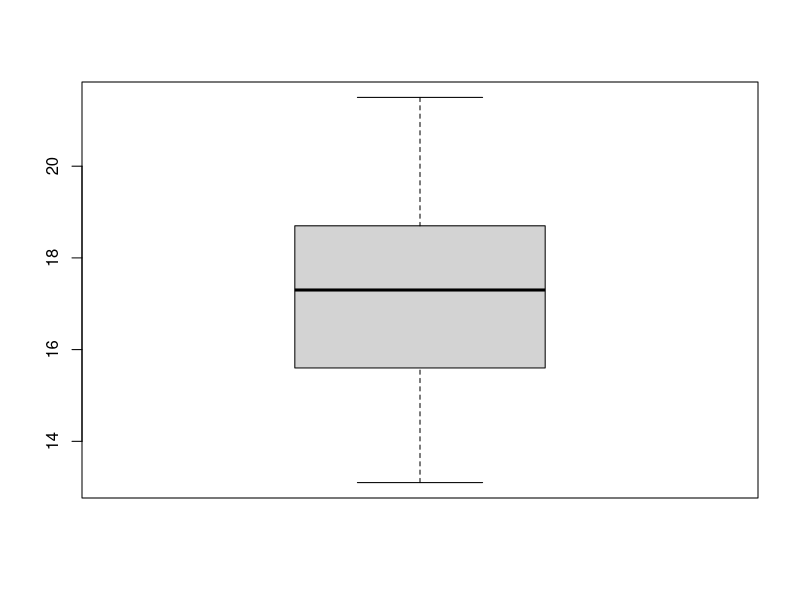
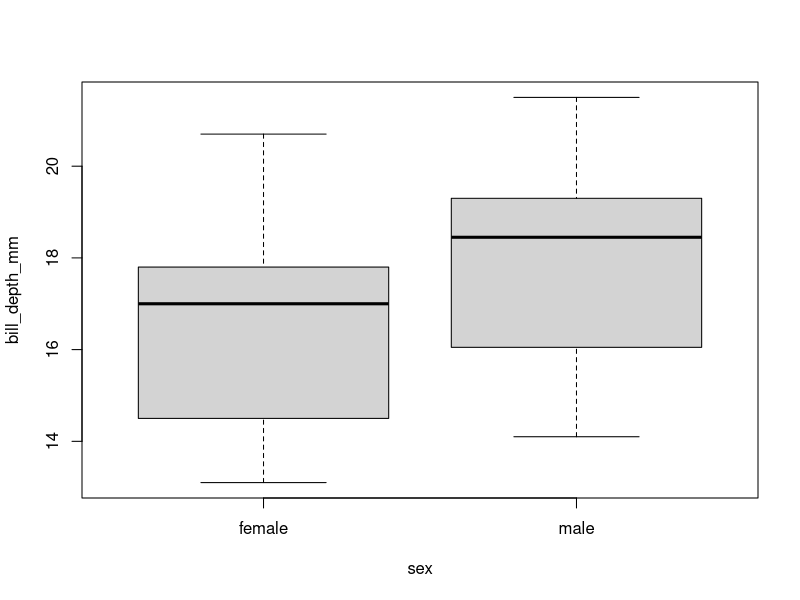
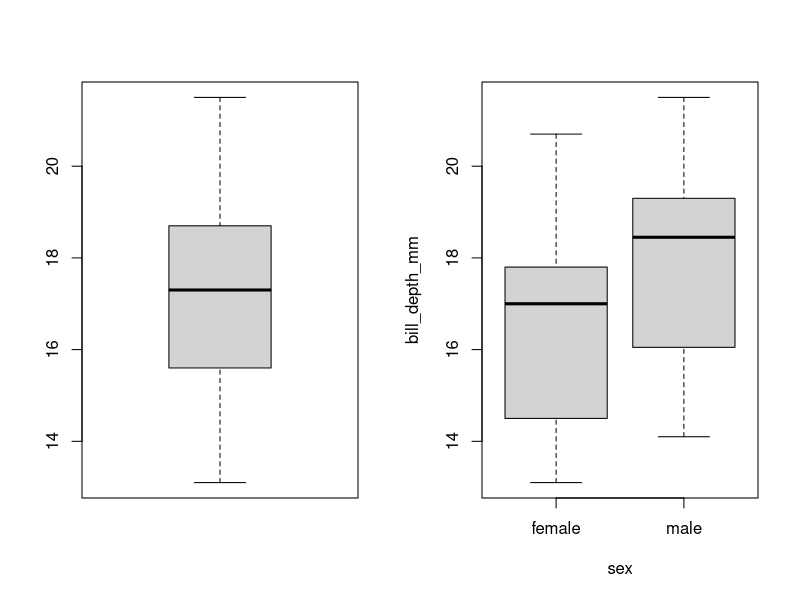
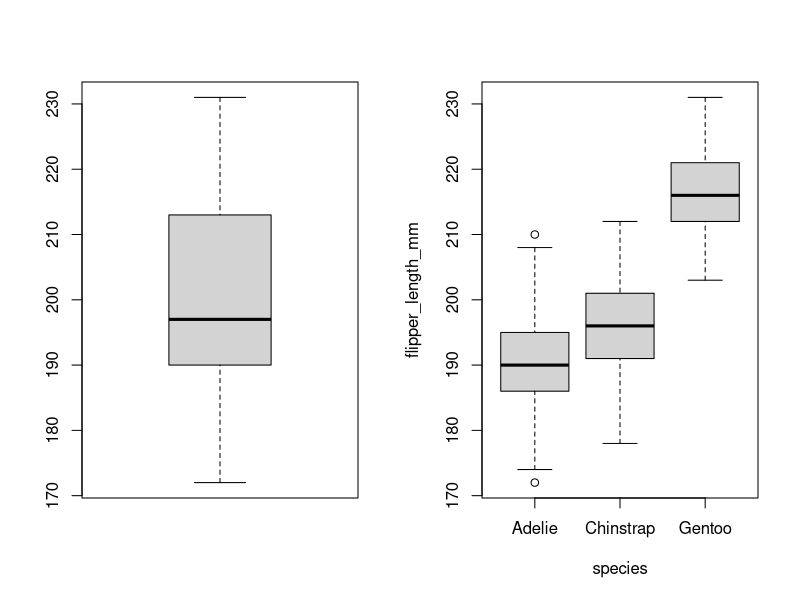
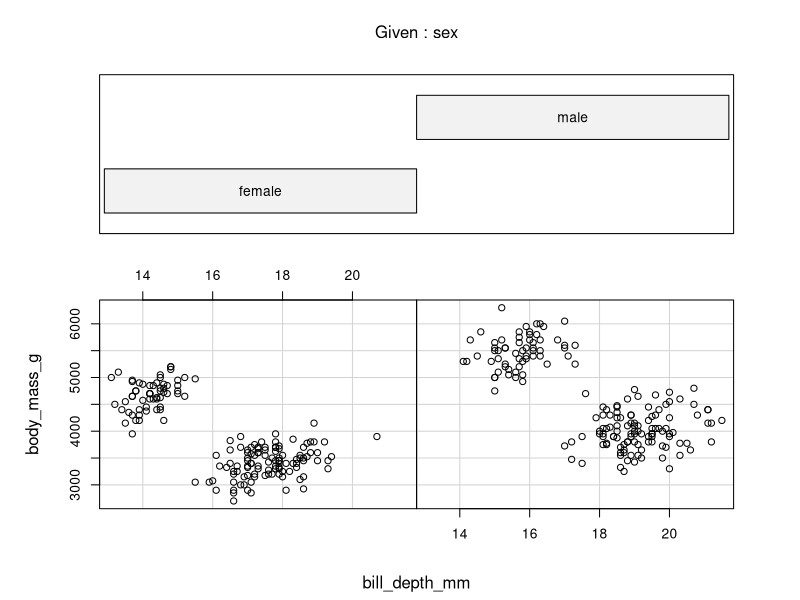
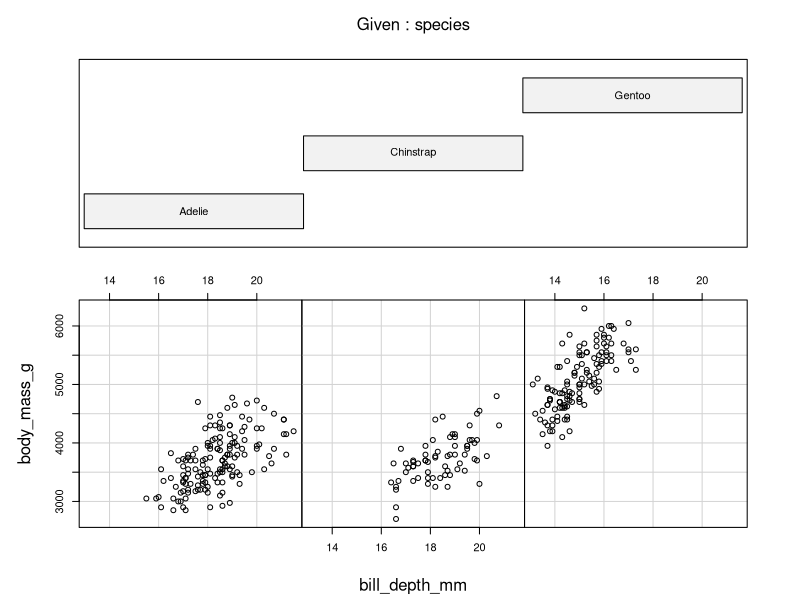
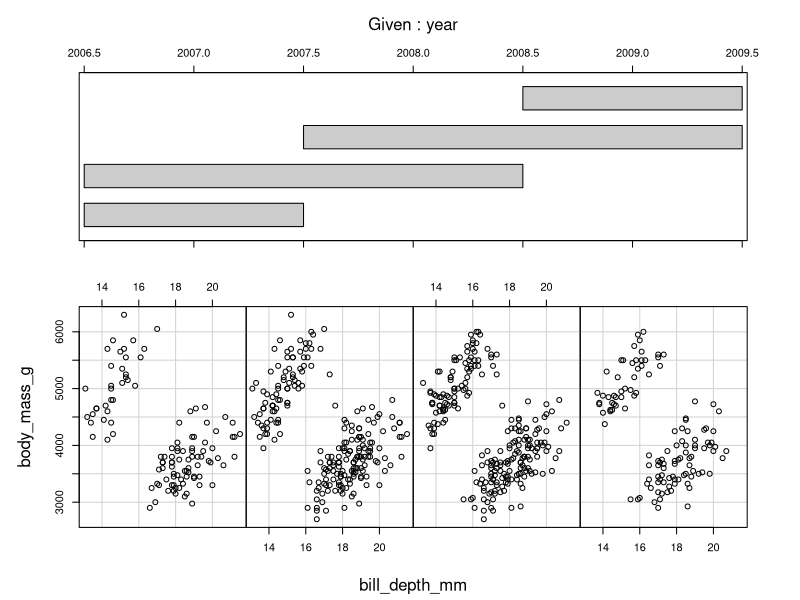
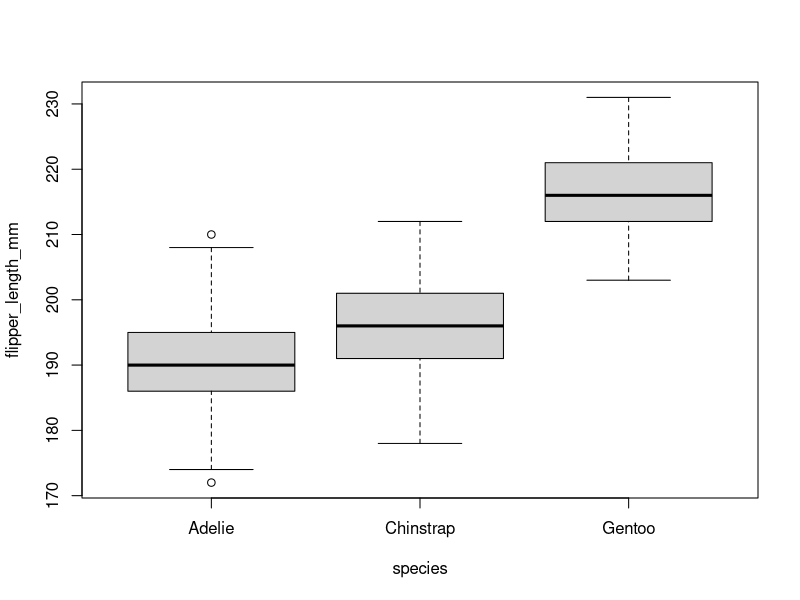

R code for these plots, in order:
## ---- chunk 1
install.packages("palmerpenguins")
install.packages("here")

#Require() and library() do the same thing

require(palmerpenguins)
require(here)

## ---- chunk 2
#Use class to check what kind of object penguins is
class(penguins)
#convert to data frame object
penguins = data.frame(penguins)

#Try to calculate the body mass of all penguins - this results in NA
mean(penguins$body_mass_g)

head(penguins)
#there are some NA values in the body_mass_g field

## ---- chunk 3
mean(penguins$body_mass_g, na.rm = TRUE)

summary(penguins)
## ---- chunk 4
boxplot(penguins$bill_depth_mm)

boxplot(bill_depth_mm ~ sex, data = penguins)

par(mfrow = c(1, 2))
boxplot(penguins$bill_depth_mm)
boxplot(bill_depth_mm ~ sex, data = penguins)

par(mfrow = c(1, 2))
boxplot(penguins$flipper_length_mm)
boxplot(flipper_length_mm ~ species, data = penguins)

require(here)
png(filename = here("inclass_penguins_boxplot.png"), width = 800, height = 600)
boxplot(flipper_length_mm ~ species, data = penguins)
dev.off()
## ---- chunk 5
coplot(body_mass_g ~ bill_depth_mm | sex, data = penguins)

#What variable did I use as the conditioning variable? sex

    #Try different conditioning variables.
        #You should try both categorical and numerical conditioning variables.

#try adding species as categorical
coplot(body_mass_g ~ bill_depth_mm | species, data = penguins, rows=1)

#try adding year as numerical conditioning variable

coplot(body_mass_g ~ bill_depth_mm | year, data = penguins, rows=1)


## ---- chunk 6
require(here)
png(filename = here("basic_histogram.png"), width = 800, height = 600)
hist(penguins$body_mass_g)
dev.off()
